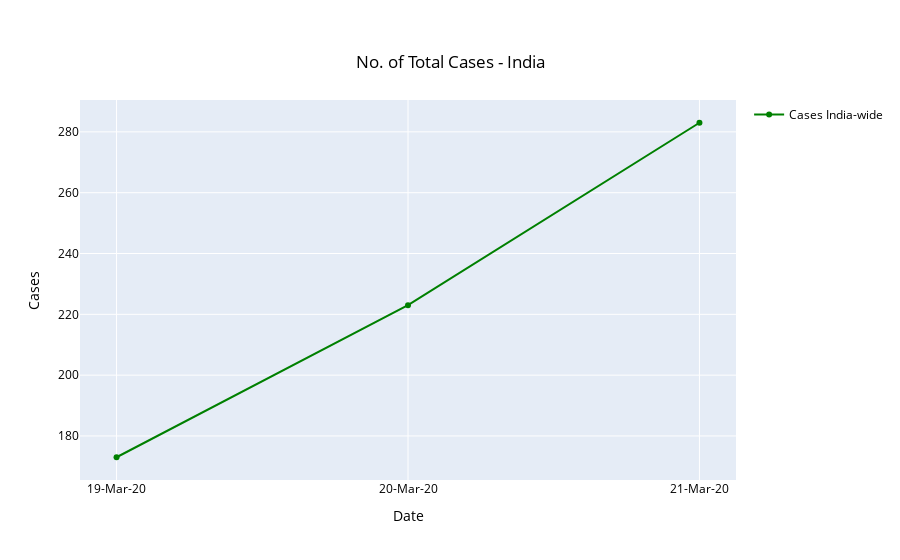

The notebook cell this image was saved under:
### Markdown cell above
## Data Across India

### Code cell
fig = go.Figure(data=go.Scatter(x=df2['DATE'], y=df2['TOTAL_CASES'], name='Cases India-wide', mode='lines+markers', line_color='green'))
fig.update_layout(
    showlegend=True,
    title= {
        'text': 'No. of Total Cases - India',
        'y':0.9,
        'x':0.5,
        'xanchor': 'center',
        'yanchor': 'top'
    },
    
    xaxis_title="Date",
    yaxis_title="Cases",
    font=dict(
        color="black"
    )
)
fig.show()

### Figure 1 — Plotly figure (JSON) as saved in the notebook; plotly's stock layout.template omitted (floating-point values rounded to 4 significant figures)
{"data": [{"line": {"color": "green"}, "mode": "lines+markers", "name": "Cases India-wide", "type": "scatter", "x": ["19-Mar-20", "20-Mar-20", "21-Mar-20"], "y": [173, 223, 283]}], "layout": {"font": {"color": "black"}, "showlegend": true, "title": {"text": "No. of Total Cases - India", "x": 0.5, "xanchor": "center", "y": 0.9, "yanchor": "top"}, "xaxis": {"title": {"text": "Date"}}, "yaxis": {"title": {"text": "Cases"}}}}
